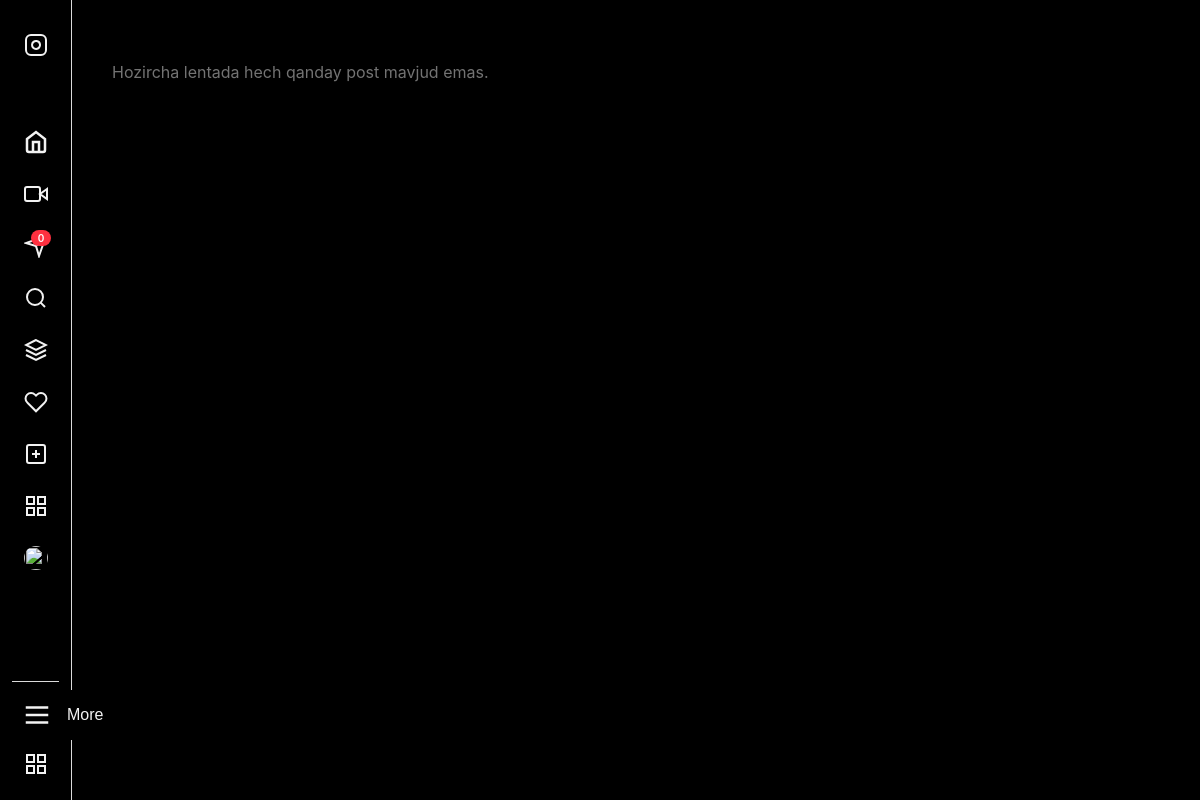
/, run on an earlier commit of the app's database.
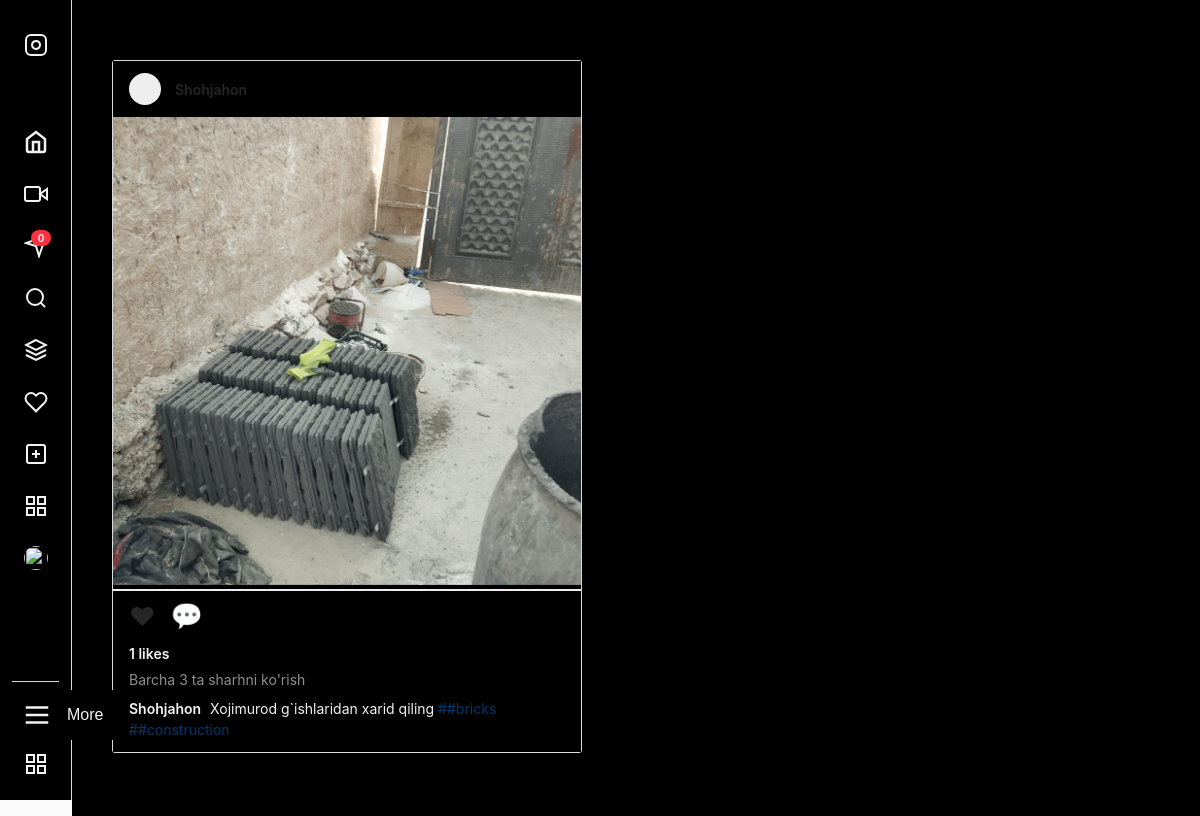
And on a later commit of the database.
### posts/models.py (models this page shows, shortened)
class InstagramPost(models.Model):
    image = models.ImageField(
        upload_to='instagram_posts/images/',
        verbose_name="Post Rasmi"
    )
    caption = models.TextField(
        max_length=2200, # Instagram cheklovi taxminan 2200 belgiga yaqin
        blank=True,
        verbose_name="Sarlavha (Caption)"
    )
    hashtags = models.CharField(
        max_length=500,
        blank=True,
        help_text="Xeshteglarni vergul bilan ajrating (masalan: #django, #python, #instagram)"
    )
    location = models.CharField(
        max_length=100,
        blank=True,
        verbose_name="Joylashuv (Location Tag)"
    )
    author = models.ForeignKey(
        User,
        on_delete=models.CASCADE,
        related_name='instagram_posts',
        verbose_name="Muallif"
    )
    POST_CHOICES = [
        ('IMAGE', 'Yagona Rasm'),
        ('CAROUSEL', 'Karusel'),
        ('REEL', 'Reel (Video)')
    ]
    post_type = models.CharField(
        max_length=10,
        choices=POST_CHOICES,
        default='IMAGE',
        verbose_name="Post Turi"
    )
    created_at = models.DateTimeField(
        default=timezone.now,
        verbose_name="Yaratilgan Sana"
    )
    updated_at = models.DateTimeField(
        auto_now=True,
        verbose_name="Yangilangan Sana"
    )
    class Meta:
        verbose_name = "Instagram Posti"
        verbose_name_plural = "Instagram Postlari"
        ordering = ['-created_at'] # Eng so'nggi postlar birinchi ko'rinadi

### users/models.py (models this page shows, shortened)
class UserProfile(AbstractUser):
    bio = models.TextField(max_length=300, blank=True, null=True)
    profile_picture = models.ImageField(upload_to='profile_pictures/', blank=True, null=True, default='profile_pictures/user.png')

### posts/views.py (the view)
# urls.py: path('', PostListView.as_view(), name='post_list'),
class PostListView(ListView):
    model = InstagramPost
    template_name = 'posts/post_list.html'  # Ishlatiladigan template nomi
    context_object_name = 'posts'  # Template ichida ishlatiladigan o'zgaruvchi nomi

### posts/templatetags/post_filters.py (called while the page is built)
@register.filter
def split_string(value, key=','):
    if not isinstance(value, str):
        return value
    return value.split(key)

@register.filter
def remove_spaces(value):
    if isinstance(value, str):
        return value.strip()
    return value

@register.simple_tag(takes_context=True)
def is_post_liked(context, post):
    request = context.get('request')
    if not request or not request.user.is_authenticated:
        return False
    return post.likes.filter(user=request.user).exists()

### templates/posts/post_list.html (shortened to what this page needs)
{% extends 'base.html' %}
{% load post_filters %}
{% block content %}
</head>
<body>
    <div class="feed-container">
        {% for post in posts %}
            {% is_post_liked post as is_liked %}
            <article class="instagram-post">
                <header class="post-header">
                    <div class="post-header-avatar"></div>
                    <div>
                        <a href="#" class="post-header-username">{{ post.author.username }}</a>
                    </div>
                </header>
                <div class="post-media">
                    <a href="{% url 'post_detail' post.pk %}">
                        <img src="{{ post.image.url }}" alt="{{ post.caption|truncatechars:30 }}">
                    </a>
                </div>
                <section class="post-actions">
                    <div class="post-actions-icons">
                        {% if user.is_authenticated %}
                            <span
                                class="action-icon-svg like-toggle"
                                id="like-icon-{{ post.pk }}"
                                data-post-pk="{{ post.pk }}"
                                style="color: {% if is_liked %}#ed4956{% else %}#262626{% endif %};"
                                title="Like"
                            >&#x2764;</span>
                        {% else %}
                            <span class="action-icon-svg" title="Like">&#x2764;</span>
                        {% endif %}
                        <a href="{% url 'post_detail' post.pk %}" style="text-decoration: none;">
                            <span class="action-icon-svg" title="Comment">&#x1F4AC;</span>
                        </a>
                    </div>
                </section>
                <div class="post-info">
                    <div class="post-likes" id="like-count-display-{{ post.pk }}">
                        {% if post.likes.count > 0 %}
                            {{ post.likes.count }} likes
                        {% else %}
                            0 likes
                        {% endif %}
                    </div>
                    {% if post.comments.count > 0 %}
                        <div class="post-comments-count">
                            <a href="{% url 'post_detail' post.pk %}" style="color: inherit; text-decoration: none;">
                                Barcha {{ post.comments.count }} ta sharhni ko'rish
                            </a>
                        </div>
                    {% endif %}
                    <div class="post-caption-block">
                        <span class="post-caption-username">{{ post.author.username }}</span>
                        {{ post.caption|safe }}
                        {% if post.hashtags %}
                            {% for tag in post.hashtags|split_string:','|slice:":5" %}
                                <a href="#" class="hashtag">#{{ tag|remove_spaces }}</a>
                            {% endfor %}
                        {% endif %}
                    </div>
                    </div>
            </article>
        {% empty %}
            <p>Hozircha lentada hech qanday post mavjud emas.</p>
        {% endfor %}
    </div>
{% endblock content %}

What changed in the data, as far as the page shows it:
added InstagramPost: author.username "Shohjahon", image (picture), likes.count "1", comments.count "3", caption "Xojimurod g`ishlaridan xarid qiling", hashtags "#bricks" "#construction"
Also different on the page:
text no longer shown: "Hozircha lentada hech qanday post mavjud emas."
